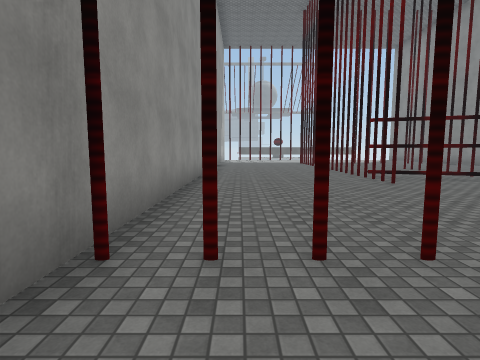
view 1 (above)

14 first-person views from a walk through a Unity game level. The camera is 1.5 m above the floor, tilts 6° down and sees 80° across. The floor is counted in squares, 2 m on a side. Each view is taken from the middle of a square. On the plan, view 1 faces up. The plan holds only what a view shows up to about 10 squares ahead; the rest is blank. The place goes on beyond the plan. The player is left out. Some surface patterns are stand-ins.

view 2
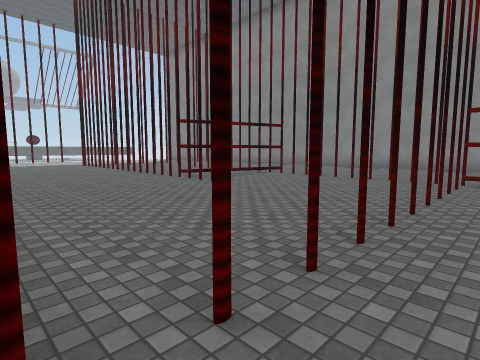

view 3
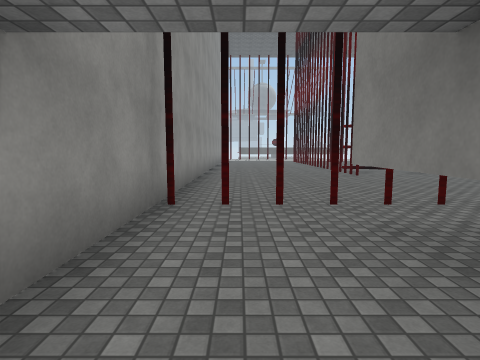

view 4
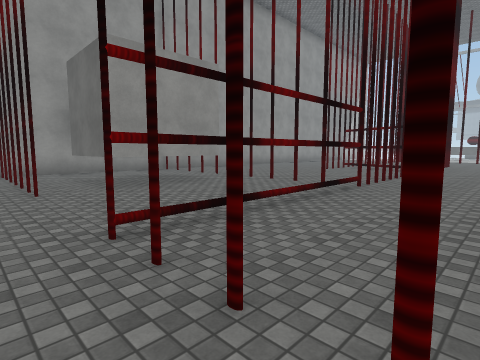

view 5
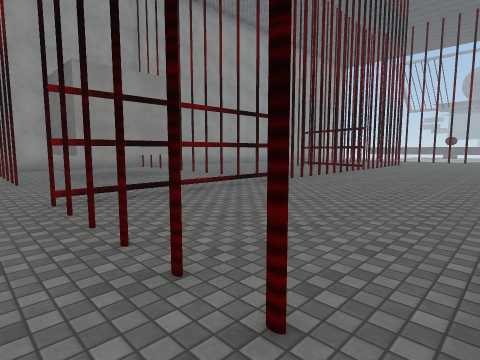

view 6
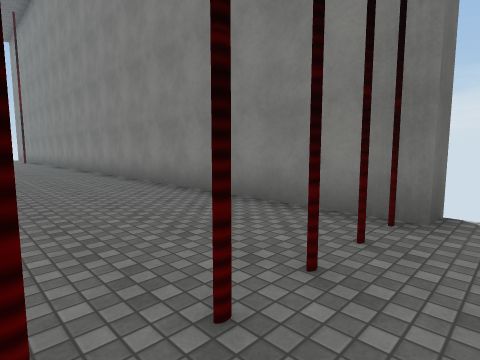

view 7
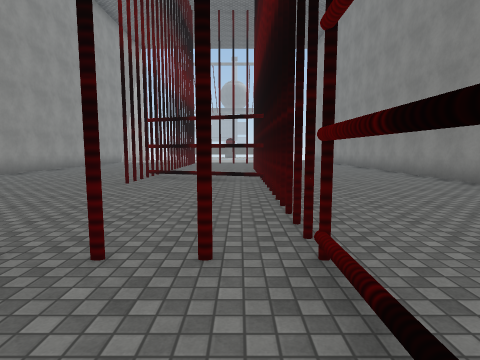

view 8
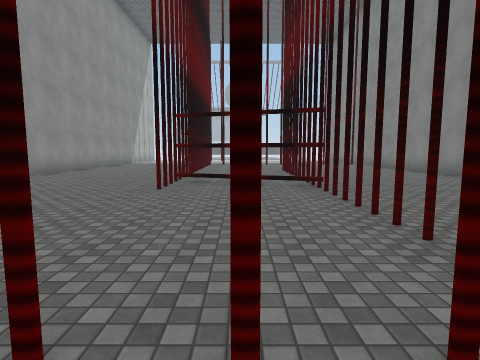

view 9
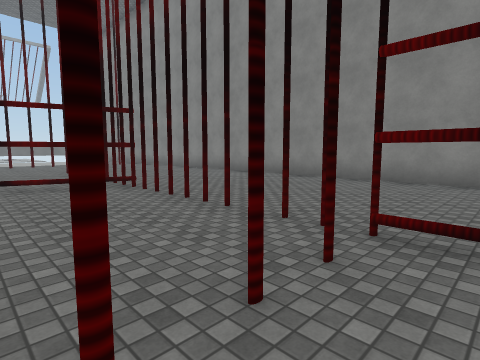

view 10
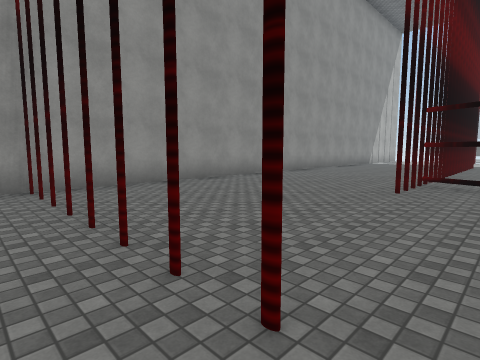

view 11
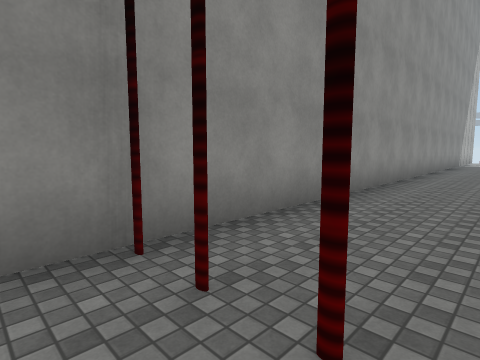

view 12
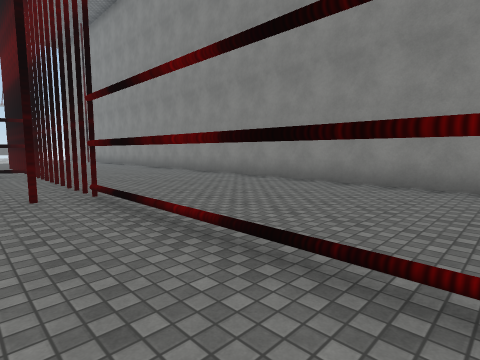

view 13
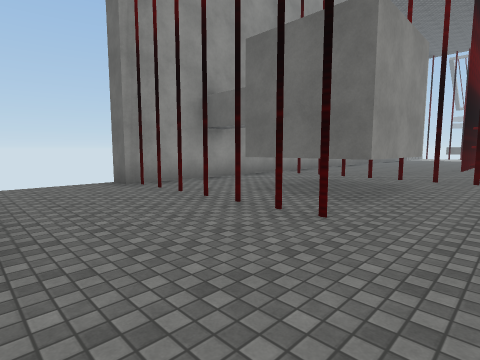

view 14
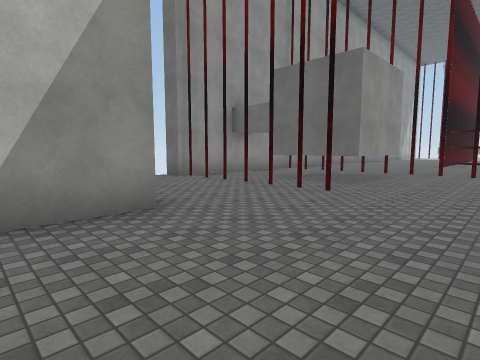

### Floor plan
Key: @ floor where view 1 was taken; # wall or solid block; x gap in a wall; . floor; T thing the floor can be seen under or through.
Columns run from 2 left of view 1 to 12 right of it. Each row starts with its distance up from view 1.
 14      #
 13 #... #...
 12 #....#...
 11 #....#...#....#
 10 #....T...T....#
  9 #....T...T....#
  8 #....TT..T....#
  7 #....T.TTT....#
  6 #........T....#
  5 #........T....#
  4 #........T....#
  3 #........T....#
  2 ##xx#xx#xT....#
  1 #........T....#
  0 #.@###...T....#
 -1 #..###...T....#
 -2 #...##...T....#
 -3 ##xx##...Txxx##
 -4  .............
 -5  ........
 -6  ........
 -7     #....
 -8     #....

Where each view was taken, in squares from view 1:
view 1: 0 up, 0 right, facing up
view 2: 1 up, 1 left, facing up-right
view 3: 2 down, 0 right, facing up
view 4: 4 down, 9 right, facing up-left
view 5: 4 down, 11 right, facing up-left
view 6: 4 down, 8 right, facing up-right
view 7: 0 up, 6 right, facing up
view 8: 1 up, 5 right, facing up
view 9: 1 up, 4 right, facing up-right
view 10: 1 up, 5 right, facing up-left
view 11: 1 up, 1 right, facing up-left
view 12: 3 down, 5 right, facing up-right
view 13: 6 down, 5 right, facing up-left
view 14: 8 down, 6 right, facing up-left
